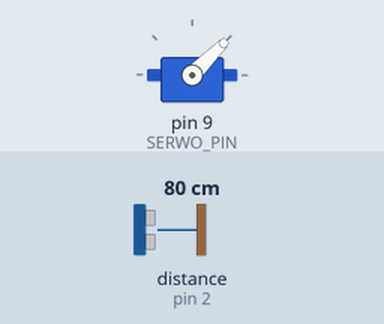
The program below on a simulated Arduino Uno, built with avr-gcc and run on an emulated ATmega328P. On the bench: servo. Wiring (inferred from the names in the program): ultrasonic range finder: trigger pin 4; echo pin 2. The test bench sets the inputs (shaded band); at power-on: distance to the obstacle (sensor on pin 2) 80 cm. The echo pulse lasts 58.3 µs per cm.

Above: at 1.2 s.
1.3 s: distance to the obstacle (sensor on pin 2) set to 2 cm
At 2.75 s:
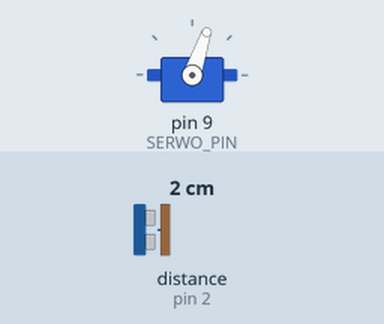
4.3 s: distance to the obstacle (sensor on pin 2) set to 35 cm
6.2 s: distance to the obstacle (sensor on pin 2) set to 9 cm
At 15.09 s:
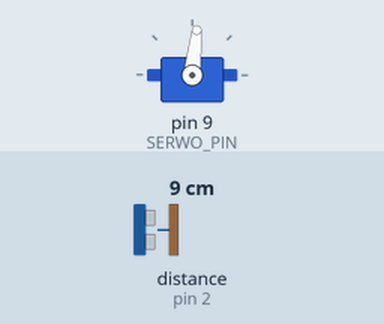
Timing chart, 0 to 21.8 s (numbered marks = the images above; inputs shaded):
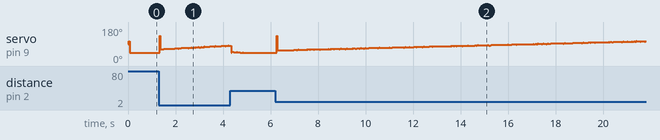

The program:

main.cpp
```cpp
#include <Arduino.h>
#include <Servo.h>
#include "PID.h"

// do pomiaru czasu w loop - pid
constexpr unsigned long time_frame = 20000;
unsigned long last_time = 0;

// do pomiaru czasu w loop - czujnik
constexpr unsigned long time_frame_trigger = 60000;
unsigned long last_time_trigger = 0;

//dla funkcji echoInterrupt
volatile unsigned long ping;
volatile unsigned long czasJednejFali;
volatile float odlegoscWCm;

//piny
constexpr int TRIGGER_PIN = 4;  // czujnik wyślij ping
constexpr int ECHO_PIN = 2;     // w momencie wyslania pingu zmienia stan naprocie echo na wysoki
constexpr int SERWO_PIN = 9;

//
PIDController pid(1.0f, 0.5f, 0.1f, -45.0f, 45.0f);

//serwomechanizm
Servo servo;
constexpr int bazowe_ustawienie_serwo = 90;

void echoInterrupt() {
    if (digitalRead(ECHO_PIN) == HIGH) {
        ping = micros();
    }else {
        unsigned long now = micros();
        czasJednejFali = now - ping;
        odlegoscWCm = (czasJednejFali * 0.0343) *0.5f;  //droga w cm, czas w mikrosekundach i predkosc dzwieku 34300 cm/s
    }
}


void setup() {
    pinMode(TRIGGER_PIN,OUTPUT);
    pinMode(ECHO_PIN,INPUT);
    attachInterrupt(digitalPinToInterrupt(ECHO_PIN),echoInterrupt, CHANGE);
    servo.attach(SERWO_PIN);
    servo.write(bazowe_ustawienie_serwo);
}

void loop() {
    unsigned long now = micros();
    if (now - last_time_trigger >= time_frame_trigger) {
        digitalWrite(TRIGGER_PIN,LOW);
        delayMicroseconds(2);
        digitalWrite(TRIGGER_PIN,HIGH);
        delayMicroseconds(10);
        digitalWrite(TRIGGER_PIN,LOW);
        last_time_trigger+=time_frame_trigger;
    }

    if (now - last_time >= time_frame) {
        float dt = (now- last_time);
        last_time += time_frame; //zeby miec pewnosc ze nie ma mikroopznienia
        noInterrupts();
        float pv = odlegoscWCm;
        interrupts();
        float u = pid.calculate(15.0f,pv,dt/1000000.0f);

        int real_output_servo = u + bazowe_ustawienie_serwo ;
        if (real_output_servo > 135) real_output_servo = 135;
        else if (real_output_servo < 45 ) real_output_servo = 45;
        servo.write(real_output_servo);
    }
}
```

PID.cpp
```cpp
#include "PID.h"
float PIDController::calculate(float Sp, float Pv, float dt) {
    float error = Sp - Pv;
    float P = error * kp_;   //człon P
    float I = last_I_ + (ki_ * error * dt);  //człon I
    if (I > anti_windup_max_) I = anti_windup_max_;
    else if (I < anti_windup_min_) I = anti_windup_min_;
    last_I_ = I;
    float D;
    if (dt == 0) D = 0;
    else
        D = kd_ * (error - last_error_)/dt; // człon D
    last_error_ = error;
    //filtr gornoprzepustowy dla d
    return P + I + D;
}
```

PID.h
```cpp
#pragma once
class PIDController {
    float kp_, ki_, kd_;
    float last_I_{}, last_error_{};
    float anti_windup_min_, anti_windup_max_;
public:
    PIDController(float kp, float ki, float kd, float anti_windup_min, float anti_windup_max)
    : kp_(kp), ki_(ki), kd_(kd), anti_windup_min_(anti_windup_min),anti_windup_max_(anti_windup_max)
    {}

    float calculate(float Sp, float Pv,float dt);
};
```
